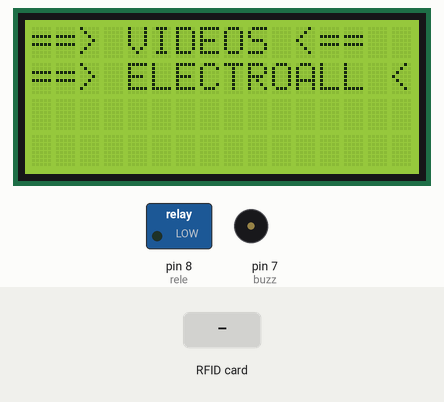
Recording of a sketch running on a simulated Arduino Uno, built with avr-gcc and run on an emulated ATmega328P. On the bench: 16×4 character LCD, switched loads named in the sketch (green lamp = pin HIGH), buzzer (waves = sounding, pin HIGH). Inputs (shaded band) come from the test bench. Pins used as bus, display or sensor lines are not drawn; what the sketch prints to the serial monitor is not drawn.

Above: at 1.3 s.
1.4 s: RFID card 37 E9 8E 4A held to the reader
At 2.2 s:
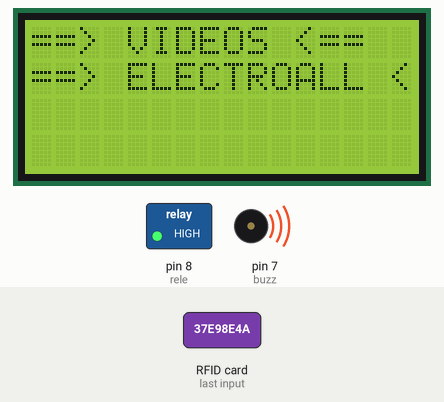
3.9 s: RFID card DA C4 EB 80 held to the reader
At 4.7 s:
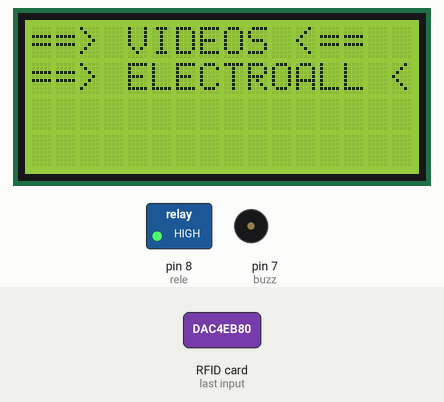
Timing chart, 0 to 6.9 s (numbered marks = the images above; inputs shaded):
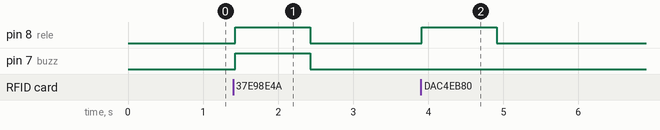

Measured:
- after the input at 1.4 s, pin 8 (rele), pin 7 (buzz): LOW → HIGH at once, → LOW 1.0 s later
- after the input at 3.9 s, pin 8 (rele): LOW → HIGH at once, → LOW 1.0 s later

The sketch:

lector_tarjetas_RFC_con_relay-zumbador-pantalla.ino
```cpp
#include <LiquidCrystal_I2C.h>
#include <SPI.h>
#include <MFRC522.h>

#define rele 8
#define RST_PIN         9          // Configurable
#define SS_PIN          10         // Configurable

MFRC522 mfrc522(SS_PIN, RST_PIN);  // Create MFRC522 instance
byte LecturaUID[4];
byte Usuario1[4] = {0x37, 0xE9, 0x8E, 0x4A};    // codigo serial HEX
byte Usuario2[4] = {0xDA, 0xC4, 0xEB, 0x80};
int buzz = 7;
LiquidCrystal_I2C lcd(0x3f,16,4);
void setup() {

  Serial.begin(9600);    // Initialize serial communications
  lcd.init();
  lcd.backlight();
  lcd.clear();
 lcd.setCursor(0,0);
  lcd.print("==> VIDEOS <==");
  lcd.setCursor (0,1);
  lcd.print("==> ELECTROALL <");
  SPI.begin();      // Init SPI bus
  mfrc522.PCD_Init();   // Init MFRC522
  pinMode (buzz, OUTPUT);   //init buzzer
  pinMode(rele, OUTPUT);   // set  rele output
  digitalWrite(rele, LOW); // Apaga rele
  Serial.print("Listo ");
}

void loop() {
  // Reset the loop if no new card present on the sensor/reader. This saves the entire process when idle.
  if ( ! mfrc522.PICC_IsNewCardPresent())
    return;
   // Select one of the cards
  if ( ! mfrc522.PICC_ReadCardSerial())
    return;
    Serial.print("UID:");
    for (byte i = 0; i < mfrc522.uid.size; i++) {
      if (mfrc522.uid.uidByte[i] < 0x10) {
        Serial.print(" 0");
      }
      else {
        Serial.print(" ");
      }
      Serial.print(mfrc522.uid.uidByte[i], HEX);        //Asigna valor de lectura UID
      LecturaUID[i]=mfrc522.uid.uidByte[i];
    }
    Serial.println("\t");
    if(comparaUID(LecturaUID, Usuario1)){         //compara usuario y tarjeta
    digitalWrite(rele, HIGH);                 // enciende relay
    digitalWrite(buzz, HIGH);                   // suena buzzer
  delay(1000);
  digitalWrite(rele, LOW);                    // apaga relay
  digitalWrite(buzz, LOW);                      //apaga zumbador
    Serial.println("Bienvenido Usuario 1");
    }

    else if(comparaUID(LecturaUID, Usuario2)){                // compara
   digitalWrite(rele, HIGH);                      //enciende relay
  delay(1000);                                      //delay
  digitalWrite(rele, LOW);                              // apaga relay
    Serial.println("Bienvenido Usuario 2");
    }
    else
    Serial.println("Acceso Denegado!");
    mfrc522.PICC_HaltA();
  }
  boolean comparaUID(byte Lectura[], byte Usuario[])
  {
    for (byte i=0; i <mfrc522.uid.size; i++){
      if(Lectura[i] != Usuario[i])
      return(false);
    }
    return(true);
  }
```
